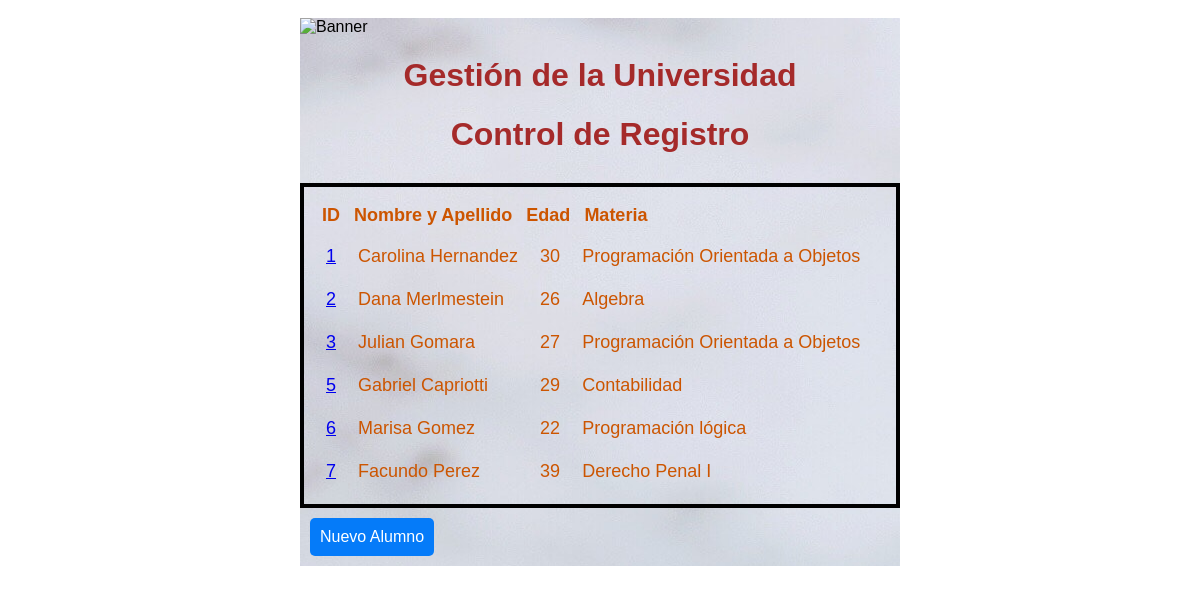
Page /appuni/ on the committed database.
### appuni/models.py (models this page shows, shortened)
class Alumno(models.Model):
    nombre = models.CharField(max_length=100)
    edad = models.IntegerField()
    materia = models.CharField(max_length=100, choices=MATERIAS)

### appuni/views.py (the view)
# urls.py: path('', views.index, name='index'),
def index(request):
    alumnos = Alumno.objects.all()
    ctx = {'alumnos': alumnos}
    return render(request, 'appuni/index.html', ctx)

### appuni/templates/appuni/index.html
{% extends "appuni/layout.html" %}
{% load static %}
{% block content %}
  <table class="column-container">
    <thead>
      <tr>
        <th>ID</th>
        <th>Nombre y Apellido</th>
        <th>Edad</th>
        <th>Materia</th>
      </tr>
    </thead>
    <tbody>
      {% for alumno in alumnos %}
        <tr>
          <td><a href="{% url 'alumno' alumno.id %}">{{ alumno.id }}</a></td>
          <td>{{ alumno.nombre }}</td>
          <td>{{ alumno.edad }}</td>
          <td>{{ alumno.materia }}</td>
        </tr>
      {% endfor %}
    </tbody>
  </table>
  <a href="{% url 'nuevo_alumno' %}" class="estilo-boton">Nuevo Alumno</a>
{% endblock %}

### appuni/templates/appuni/layout.html (shortened to what this page needs)
<!DOCTYPE html>
<html lang="en">
<head>
    {% load static %}
    <link rel="stylesheet" type="text/css" href="{% static 'appuni/estilos.css' %}">
</head>
<body>
    <div class="fondo">
        <header>
            <img src="{% static 'appuni/eu_banner.png' %}" alt="Banner">
            <h1>Gestión de la Universidad</h1>
            <h1>Control de Registro</h1>
        </header>
        <main>
            {% block content %}{% endblock %}
        </main>
    </div>
</body>
</html>

### appuni/static/appuni/estilos.css (style rules this page uses)
body { display: flex; flex-direction: column; justify-content: center; align-items: center; background-image: url(background.jpg); padding-bottom: 50px; padding-top: 10px; }
.fondo { background-image: url(background2.jpg); width: 600px; margin: 0px; font-family: Arial, Helvetica, sans-serif; }
h1 { text-align: center; color: brown; }
input[type="submit"].estilo-boton, button.estilo-boton, a.estilo-boton { background-color: #057bf9; color: white; border: none; border-radius: 5px; text-align: center; text-decoration: none; display: inline-block; font-size: 16px; font-weight: lighter; padding: 10px; margin: 10px; cursor:pointer; }
.column-container { display: flex; color: #cc5500; font-size: 18px; flex-direction: column; border: 4px solid black; padding: 10px; margin-top: 30px; }
.column-container th, .column-container td { padding: 10px; color: #cc5500; text-align: left; }
.column-container th { padding: 6px; }

### rows in the picture
Alumno: id "1", nombre "Carolina Hernandez", edad "30", materia "Programación Orientada a Objetos"
Alumno: id "2", nombre "Dana Merlmestein", edad "26", materia "Algebra"
Alumno: id "3", nombre "Julian Gomara", edad "27", materia "Programación Orientada a Objetos"
Alumno: id "5", nombre "Gabriel Capriotti", edad "29", materia "Contabilidad"
Alumno: id "6", nombre "Marisa Gomez", edad "22", materia "Programación lógica"
Alumno: id "7", nombre "Facundo Perez", edad "39", materia "Derecho Penal I"
